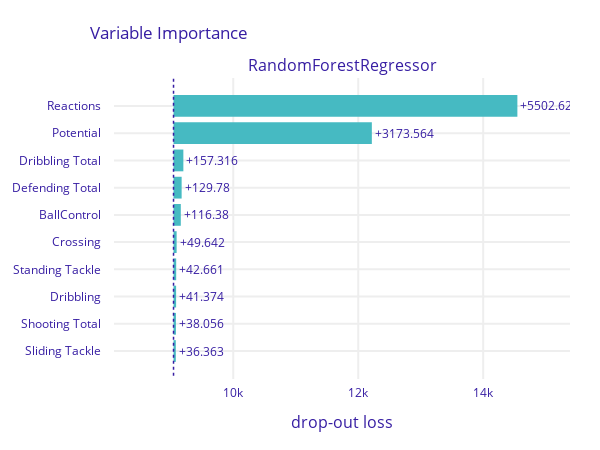

Notebook cell for this chart:
### Code cell
fig = pvi.plot(show=False).update_layout(autosize=False, width=600, height=450)
fig

### Figure 1 — Plotly figure (JSON) as saved in the notebook; plotly's stock layout.template omitted (floating-point values rounded to 4 significant figures)
{"data": [{"base": 9044.0, "hoverinfo": "text", "hoverlabel": {"bgcolor": "rgba(0,0,0,0.8)"}, "hovertext": ["Model: RandomForestRegressor loss after<br>variable: Reactions is permuted: 14546.894<br>Drop-out loss change: +5502.622", "Model: RandomForestRegressor loss after<br>variable: Potential is permuted: 12217.835<br>Drop-out loss change: +3173.564", "Model: RandomForestRegressor loss after<br>variable: Dribbling Total is permuted: 9201.587<br>Drop-out loss change: +157.316", "Model: RandomForestRegressor loss after<br>variable: Defending Total is permuted: 9174.052<br>Drop-out loss change: +129.78", "Model: RandomForestRegressor loss after<br>variable: BallControl is permuted: 9160.652<br>Drop-out loss change: +116.38", "Model: RandomForestRegressor loss after<br>variable: Crossing is permuted: 9093.913<br>Drop-out loss change: +49.642", "Model: RandomForestRegressor loss after<br>variable: Standing Tackle is permuted: 9086.932<br>Drop-out loss change: +42.661", "Model: RandomForestRegressor loss after<br>variable: Dribbling is permuted: 9085.645<br>Drop-out loss change: +41.374", "Model: RandomForestRegressor loss after<br>variable: Shooting Total is permuted: 9082.327<br>Drop-out loss change: +38.056", "Model: RandomForestRegressor loss after<br>variable: Sliding Tackle is permuted: 9080.634<br>Drop-out loss change: +36.363"], "marker": {"color": "#46bac2"}, "orientation": "h", "showlegend": false, "text": ["+5502.622", "+3173.564", "+157.316", "+129.78", "+116.38", "+49.642", "+42.661", "+41.374", "+38.056", "+36.363"], "textposition": "outside", "type": "bar", "x": [5503.0, 3174.0, 157.3, 129.8, 116.4, 49.64, 42.66, 41.37, 38.06, 36.36], "xaxis": "x", "y": ["Reactions", "Potential", "Dribbling Total", "Defending Total", "BallControl", "Crossing", "Standing Tackle", "Dribbling", "Shooting Total", "Sliding Tackle"], "yaxis": "y"}], "layout": {"annotations": [{"font": {"size": 16}, "showarrow": false, "text": "RandomForestRegressor", "x": 0.5, "xanchor": "center", "xref": "paper", "y": 1, "yanchor": "bottom", "yref": "paper"}, {"font": {"size": 16}, "showarrow": false, "text": "drop-out loss", "x": 0.5, "xanchor": "center", "xref": "paper", "y": 0, "yanchor": "top", "yref": "paper", "yshift": -30}], "autosize": false, "font": {"color": "#371ea3"}, "height": 450, "margin": {"b": 71, "r": 30, "t": 78}, "shapes": [{"line": {"color": "#371ea3", "dash": "dot", "width": 1.5}, "type": "line", "x0": 9044.0, "x1": 9044.0, "xref": "x", "y0": -1, "y1": 10, "yref": "y"}], "title": {"text": "Variable Importance", "x": 0.15}, "width": 600, "xaxis": {"anchor": "y", "automargin": true, "domain": [0, 1], "fixedrange": true, "gridwidth": 2, "range": [8092.0, 15390.0], "tickcolor": "white", "ticklen": 3, "ticks": "outside", "type": "linear", "zeroline": false}, "yaxis": {"anchor": "x", "automargin": true, "autorange": "reversed", "domain": [0, 1], "fixedrange": true, "gridwidth": 2, "tickcolor": "white", "ticklen": 10, "ticks": "outside", "type": "category"}}}
